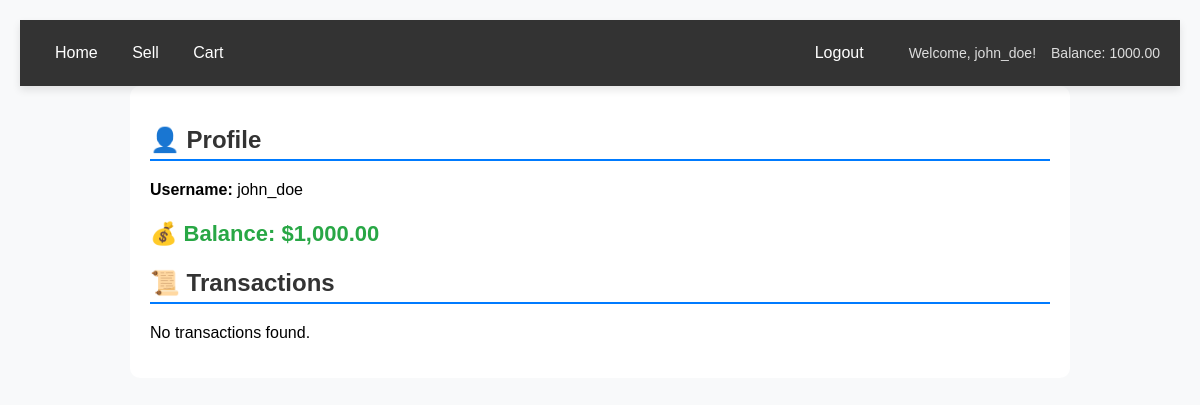
The app's page /profile.php (signed in) with its own data.
### tables this page shows
CREATE TABLE users (
    user_id INT(11) NOT NULL AUTO_INCREMENT,
    username VARCHAR(50) NOT NULL UNIQUE,
    password VARCHAR(255) NOT NULL,
    balance DECIMAL(10,2) DEFAULT 0.00,
    PRIMARY KEY (user_id)
);

### profile.php (the view, shortened to what this page needs)
<?php include 'navbar.php'; ?>
<?php
$servername = "localhost";
$username = "root";
$password = "";
$dbname = "online_marketplace";
$conn = new mysqli($servername, $username, $password, $dbname);
$user_id = $_SESSION['user_id'];
$user_sql = "SELECT username, balance FROM users WHERE user_id = ?";
$user_stmt = $conn->prepare($user_sql);
$user_stmt->bind_param("i", $user_id);
$user_stmt->execute();
$user_result = $user_stmt->get_result();
$user = $user_result->fetch_assoc();
$txn_sql = "SELECT
                t.total_amount,
                t.quantity,
                t.transaction_time,
                u1.username AS buyer,
                u2.username AS seller,
                p.name AS product_name
            FROM transactions t
            JOIN users u1 ON t.buyer_id = u1.user_id
            JOIN users u2 ON t.seller_id = u2.user_id
            JOIN products p ON t.product_id = p.id
            WHERE t.buyer_id = ? OR t.seller_id = ?
            ORDER BY t.transaction_time DESC";
$txn_stmt = $conn->prepare($txn_sql);
$txn_stmt->bind_param("ii", $user_id, $user_id);
$txn_stmt->execute();
$txn_result = $txn_stmt->get_result();
?>
<!DOCTYPE html>
<html>
<head>
</head>
<body>
<div class="container">
    <h2>👤 Profile</h2>
    <p><strong>Username:</strong> <?= htmlspecialchars($user['username']) ?></p>
    <p class="balance">💰 Balance: $<?= number_format($user['balance'], 2) ?></p>
    <h2>📜 Transactions</h2>
    <?php if ($txn_result->num_rows > 0): ?>
        <table>
            <tr>
                <th>Product</th>
                <th>Buyer</th>
                <th>Seller</th>
                <th>Quantity</th>
                <th>Total Amount</th>
                <th>Date</th>
            </tr>
            <?php while ($txn = $txn_result->fetch_assoc()): ?>
                <tr>
                    <td><?= htmlspecialchars($txn['product_name']) ?></td>
                    <td><?= htmlspecialchars($txn['buyer']) ?></td>
                    <td><?= htmlspecialchars($txn['seller']) ?></td>
                    <td><?= (int)$txn['quantity'] ?></td>
                    <td>$<?= number_format($txn['total_amount'], 2) ?></td>
                    <td><?= $txn['transaction_time'] ?></td>
                </tr>
            <?php endwhile; ?>
        </table>
    <?php else: ?>
        <p>No transactions found.</p>
    <?php endif; ?>
</div>
</body>
</html>

### navbar.php (shortened to what this page needs)
<!DOCTYPE html>
<html lang="en">
<head>
</head>
<body>
<div class="navbar">
    <div class="left">
        <a href="index.php">Home</a>
        <a href="sell_product.php">Sell</a>
        <a href="view_cart.php">Cart</a>
    </div>
    <div class="right">
        <?php if (isset($_SESSION['user_id'])): ?>
            <a href="logout.php">Logout</a>
            <a href="profile.php"><span class="user-info">Welcome, <?php echo $_SESSION['username']; ?>!</span></a>
            <?php
                if (isset($_SESSION['user_id'])) {
                    $conn = new mysqli("localhost", "root", "", "online_marketplace");
                    if (!$conn->connect_error) {
                        $stmt = $conn->prepare("SELECT balance FROM users WHERE user_id = ?");
                        $stmt->bind_param("i", $_SESSION['user_id']);
                        $stmt->execute();
                        $stmt->bind_result($updated_balance);
                        if ($stmt->fetch()) {
                            echo '<span class="user-info">Balance: ' . $updated_balance . '</span>';
                        }
                    }
                }
                ?>
        <?php else: ?>
            <a href="login.php">Login</a>
            <a href="sign_up.php">Sign Up</a>
        <?php endif; ?>
    </div>
</div>
</body>
</html>

### navbar.php (style rules this page uses)
body { font-family: Arial, sans-serif; margin: 0; padding: 0; background-color: #f4f4f4; }
.navbar { background-color: #333; padding: 14px 20px; box-shadow: 0 4px 8px rgba(0, 0, 0, 0.1); display: flex; justify-content: space-between; align-items: center; position: sticky; top: 0; z-index: 1000; }
.navbar a { color: white; text-decoration: none; padding: 10px 15px; font-size: 16px; transition: background-color 0.3s ease, color 0.3s ease; }
.navbar .right { display: flex; align-items: center; }
.navbar .right a { margin-left: 15px; }
.navbar .user-info { font-size: 14px; color: #ddd; }

### profile.php (style rules this page uses)
body { font-family: Arial, sans-serif; margin: 20px; background-color: #f8f9fa; }
.container { max-width: 900px; margin: auto; background: #fff; padding: 20px; border-radius: 10px; }
h2 { border-bottom: 2px solid #007bff; padding-bottom: 5px; color: #333; }
.balance { font-size: 22px; font-weight: bold; color: #28a745; }

### records on screen
users: balance "1000.00", username "john_doe", balance "1,000.00"

### other values on screen
$_SESSION['username'] "john_doe"
